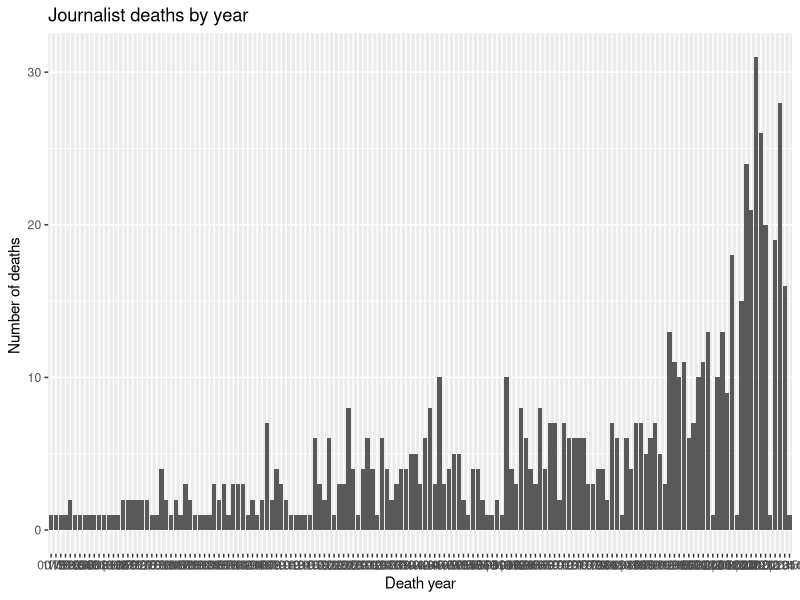
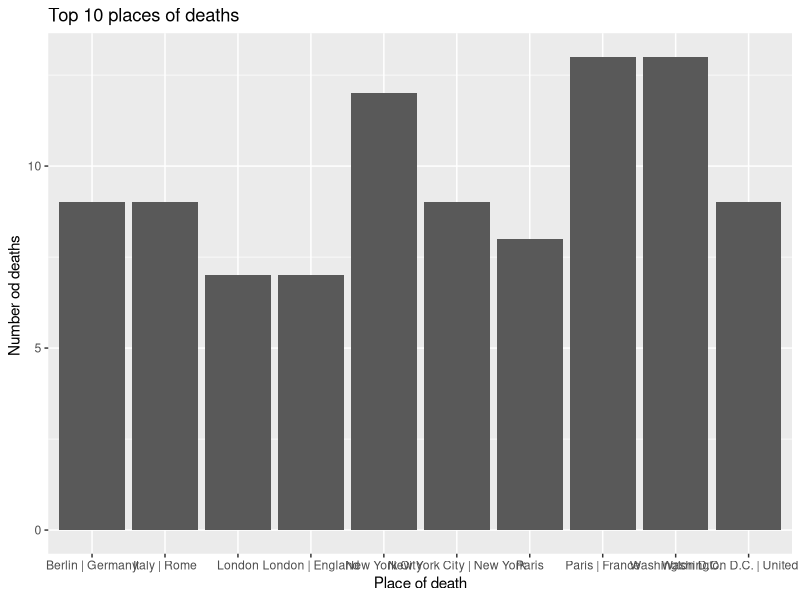

R code for these plots, in order:
library(tidyverse)

# 1) Leer el CSV
journalists_raw <- read_csv("journalists.csv", show_col_types = FALSE)

# 2) Quedarnos con las columnas que necesitamos
journalists_small <- journalists_raw |>
  select(`ontology/deathYear`, `ontology/deathPlace_label`)

# PLOT 1: Muertes por anio


# 3) Hacer una tabla resumen: conteo por anio
deaths_by_year <- journalists_small |>
  filter(`ontology/deathYear` == `ontology/deathYear`) |>
  group_by(`ontology/deathYear`) |>
  summarise(n = n()) |>
  arrange(`ontology/deathYear`)

# 4) Bar plot (column plot) del conteo por anio
ggplot(data = deaths_by_year) +
  aes(x = `ontology/deathYear`, y = n) +
  geom_col() +
  labs(
    x = "Death year",
    y = "Number of deaths ",
    title = "Journalist deaths by year "
  )

# ----------------------------
# PLOT 2: Top 10 lugares
# ----------------------------

# 5) Hacer una tabla resumen: conteo por lugar
deaths_by_place <- journalists_small |>
  filter(`ontology/deathPlace_label` == `ontology/deathPlace_label`) |>
  filter(`ontology/deathPlace_label` != "") |>
  group_by(`ontology/deathPlace_label`) |>
  summarise(n = n()) |>
  arrange(desc(n))

# 6) Quedarnos con el top 10 (usamos head() para mantenerlo simple)
top10_places <- head(deaths_by_place, 10)

# 7) Bar plot del top 10 lugares (puede quedar apretado si los nombres son largos)
ggplot(data = top10_places) +
  aes(x = `ontology/deathPlace_label`, y = n) +
  geom_col() +
  labs(
    x = "Place of death",
    y = "Number od deaths ",
    title = "Top 10 places of deaths "
  )







